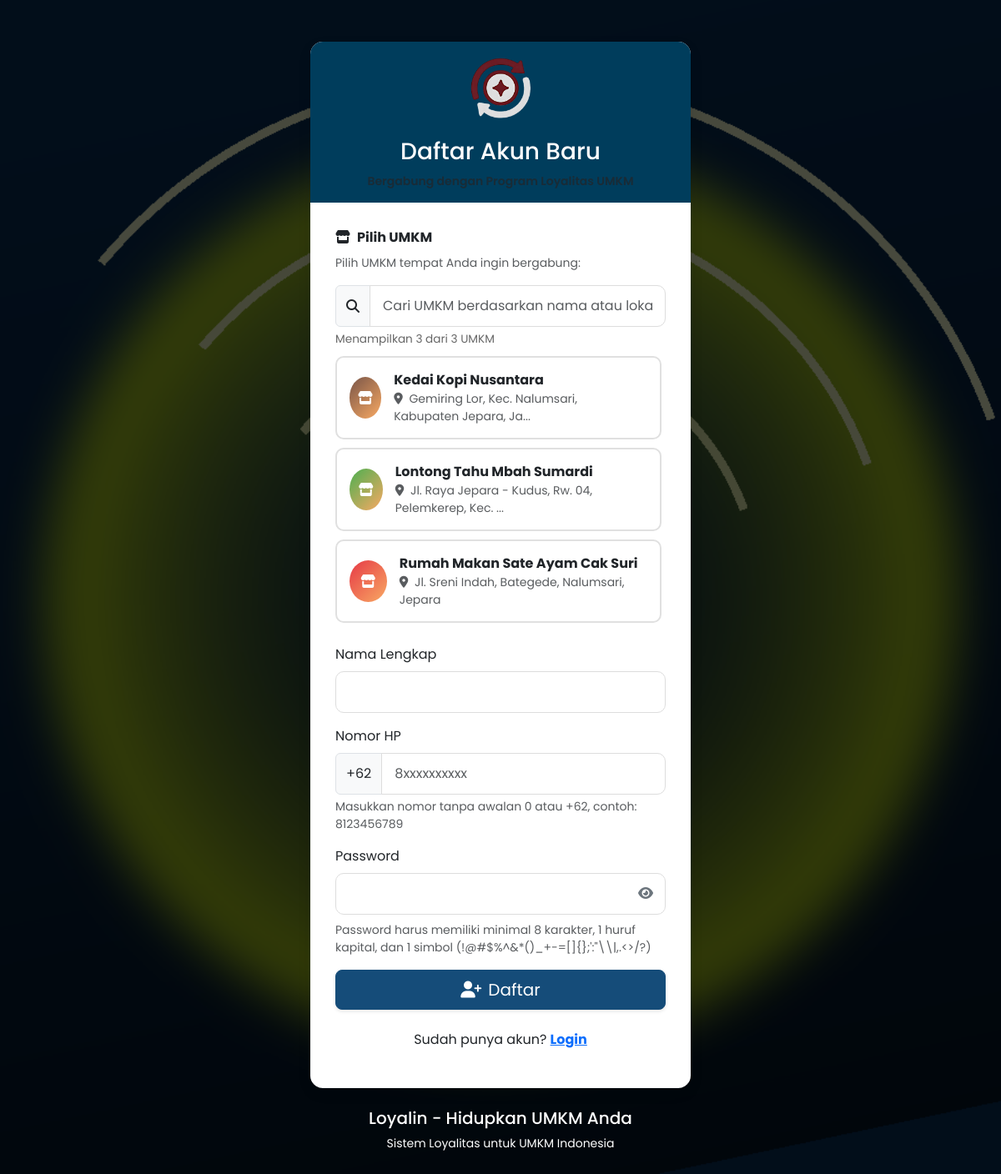
Screenshot of /old/register.php with the database file from the repository.
### tables this page shows
CREATE TABLE `businesses` (
  `id` int NOT NULL,
  `business_name` varchar(255) NOT NULL,
  `business_slug` varchar(255) NOT NULL,
  `owner_name` varchar(255) DEFAULT NULL,
  `phone` varchar(15) DEFAULT NULL,
  `email` varchar(255) DEFAULT NULL,
  `address` text,
  `logo_path` varchar(255) DEFAULT NULL,
  `points_ratio` int DEFAULT '10000',
  `primary_color` varchar(7) DEFAULT '#e63946',
  `secondary_color` varchar(7) DEFAULT '#f1faee',
  `accent_color` varchar(7) DEFAULT '#f8a963',
  `subscription_status` enum('active','suspended','cancelled') DEFAULT 'active',
  `subscription_start_date` date DEFAULT NULL,
  `subscription_end_date` date DEFAULT NULL,
  `monthly_fee` decimal(10,2) DEFAULT '50000.00',
  `status` enum('active','inactive') DEFAULT 'active',
  `created_at` timestamp NULL DEFAULT CURRENT_TIMESTAMP,
  `updated_at` timestamp NULL DEFAULT CURRENT_TIMESTAMP ON UPDATE CURRENT_TIMESTAMP
);

CREATE TABLE `settings` (
  `id` int NOT NULL,
  `business_id` int DEFAULT NULL,
  `setting_key` varchar(50) NOT NULL,
  `setting_value` text NOT NULL,
  `setting_description` text,
  `updated_at` timestamp NULL DEFAULT CURRENT_TIMESTAMP ON UPDATE CURRENT_TIMESTAMP
);

### config/db.php (called while the page is built, shortened)
<?php
function getAllActiveBusinesses($conn) {
    $query = "SELECT * FROM businesses WHERE status = 'active' AND subscription_status = 'active' ORDER BY business_name ASC";
    $result = $conn->query($query);
    $businesses = [];
    if ($result->num_rows > 0) {
        while ($row = $result->fetch_assoc()) {
            $businesses[] = $row;
        }
    }
    return $businesses;
}
function getSetting($conn, $key, $default = '', $businessId = null) {
    if ($businessId === null) {
        $query = "SELECT setting_value FROM settings WHERE setting_key = ? AND business_id IS NULL";
        $stmt = $conn->prepare($query);
        $stmt->bind_param("s", $key);
    } else {
        $query = "SELECT setting_value FROM settings WHERE setting_key = ? AND business_id = ?";
        $stmt = $conn->prepare($query);
        $stmt->bind_param("si", $key, $businessId);
    }
    $stmt->execute();
    $result = $stmt->get_result();
    if ($result->num_rows > 0) {
        $setting = $result->fetch_assoc();
        return $setting['setting_value'];
    }
    return $default;
}
?>

### old/register.php (the view, shortened to what this page needs)
<?php
require_once 'config/db.php';
$basePath = '';
$activeBusinesses = getAllActiveBusinesses($conn);
$name = '';
$phone = '';
$siteName = getSetting($conn, 'site_name', 'SuriCrypt Loyalty Platform');
?>
<!DOCTYPE html>
<html lang="id">
<head>
    <link href="https://cdn.jsdelivr.net/npm/bootstrap@5.3.0/dist/css/bootstrap.min.css" rel="stylesheet">
    <link rel="stylesheet" href="https://cdnjs.cloudflare.com/ajax/libs/font-awesome/6.4.0/css/all.min.css">
    <link rel="stylesheet" href="<?php echo isset($basePath) ? $basePath : ''; ?>assets/css/style.css">
</head>
<body>
    <div class="container register-container">
        <div class="card">
            <div class="card-header text-center">
                <div class="auth-logo">
                    <img src="assets/images/logo-sate.png" alt="Logo">
                </div>
                <h3>Daftar Akun Baru</h3>
                <p class="text-muted small mb-0">Bergabung dengan Program Loyalitas UMKM</p>
            </div>
            <div class="card-body auth-form">
                <?php if(count($activeBusinesses) > 0): ?>
                <form method="POST" action="<?php echo htmlspecialchars($_SERVER["PHP_SELF"]); ?>"
                    onsubmit="return validateRegistrationForm()">
                    <div class="mb-3">
                        <label class="form-label fw-bold">
                            <i class="fas fa-store me-2"></i>Pilih UMKM
                        </label>
                        <p class="text-muted small">Pilih UMKM tempat Anda ingin bergabung:</p>
                        <div class="business-search-box">
                            <div class="input-group">
                                <span class="input-group-text"><i class="fas fa-search"></i></span>
                                <input type="text" class="form-control" id="businessSearch"
                                    placeholder="Cari UMKM berdasarkan nama atau lokasi...">
                            </div>
                            <div class="business-counter">
                                Menampilkan <span id="visibleCount"><?php echo count($activeBusinesses); ?></span>
                                dari <span id="totalCount"><?php echo count($activeBusinesses); ?></span> UMKM
                            </div>
                        </div>
                        <div class="business-list-container" id="businessList">
                            <?php foreach($activeBusinesses as $business): ?>
                            <div class="business-select-card"
                                data-business-name="<?php echo strtolower($business['business_name']); ?>"
                                data-business-address="<?php echo strtolower($business['address']); ?>">
                                <label class="business-select-label" for="business_<?php echo $business['id']; ?>">
                                    <div class="d-flex align-items-center">
                                        <?php if($business['logo_path'] && file_exists($business['logo_path'])): ?>
                                        <img src="<?php echo $business['logo_path']; ?>" alt="Logo"
                                            style="width: 50px; height: 50px; object-fit: cover; border-radius: 50%; margin-right: 15px;">
                                        <?php else: ?>
                                        <div style="width: 50px; height: 50px; border-radius: 50%; margin-right: 15px;
                                                background: linear-gradient(135deg, <?php echo $business['primary_color']; ?>, <?php echo $business['accent_color']; ?>);
                                                display: flex; align-items: center; justify-content: center;">
                                            <i class="fas fa-store text-white"></i>
                                        </div>
                                        <?php endif; ?>
                                        <div class="flex-grow-1">
                                            <div class="fw-bold">
                                                <?php echo htmlspecialchars($business['business_name']); ?></div>
                                            <div class="text-muted small">
                                                <i class="fas fa-map-marker-alt me-1"></i>
                                                <?php echo htmlspecialchars(substr($business['address'], 0, 50)); ?><?php echo strlen($business['address']) > 50 ? '...' : ''; ?>
                                            </div>
                                        </div>
                                    </div>
                                </label>
                            </div>
                            <?php endforeach; ?>
                        </div>
                    </div>
                    <div class="mb-3">
                        <label for="name" class="form-label">Nama Lengkap</label>
                        <input type="text" class="form-control" id="name" name="name"
                            value="<?php echo htmlspecialchars($name); ?>" required>
                    </div>
                    <div class="mb-3">
                        <label for="phone" class="form-label">Nomor HP</label>
                        <div class="input-group">
                            <span class="input-group-text">+62</span>
                            <input type="text" class="form-control" id="phone" name="phone" placeholder="8xxxxxxxxxx"
                                value="<?php echo htmlspecialchars(str_replace('62', '', $phone)); ?>" required
                                onkeyup="formatPhoneNumberInput(this)">
                        </div>
                        <div class="form-text">Masukkan nomor tanpa awalan 0 atau +62, contoh: 8123456789</div>
                    </div>
                    <div class="mb-3">
                        <label for="password" class="form-label">Password</label>
                        <div class="password-container">
                            <input type="password" class="form-control" id="password" name="password" required>
                            <span class="password-toggle" onclick="togglePassword('password')">
                                <i class="fas fa-eye"></i>
                            </span>
                        </div>
                        <div class="form-text">
                            Password harus memiliki minimal 8 karakter, 1 huruf kapital, dan 1 simbol
                            (!@#$%^&*()_+-=[]{};':"\\|,.<>/?)
                        </div>
                    </div>
                    <div class="d-grid gap-2 mb-4">
                        <button type="submit" class="btn btn-primary btn-lg">
                            <i class="fas fa-user-plus me-2"></i>Daftar
                        </button>
                    </div>
                </form>
                <?php endif; ?>
                <div class="text-center">
                    <p>Sudah punya akun? <a href="login.php" class="text-primary fw-bold">Login</a></p>
                </div>
            </div>
        </div>
        <div class="text-center mt-4 text-white">
            <h5><?php echo $siteName; ?></h5>
            <p class="small">Sistem Loyalitas untuk UMKM Indonesia</p>
        </div>
    </div>
</body>
</html>

### assets/css/style.css (style rules this page uses)
:root { --primary-color: #154c79; --secondary-color: #f8f9fa; --accent-color: #c5d900; --dark-color: #003d5c; --light-color: #e8f4f8; --success-color: #c5d900; --warning-color: #ff9800; --danger-color: #dc3545; }
body { font-family: "Poppins", sans-serif; background-color: #f8f9fa; color: #333; }
.btn-primary { background-color: var(--primary-color); border-color: var(--primary-color); box-shadow: 0 2px 4px rgba(0, 0, 0, 0.1); transition: all 0.3s ease; }
.card { border-radius: 15px; overflow: hidden; box-shadow: 0 6px 15px rgba(0, 0, 0, 0.1); margin-bottom: 20px; border: none; transition: all 0.3s ease; }
.card-header { background-color: var(--dark-color); color: white; font-weight: 600; padding: 15px 20px; border-bottom: none; }
.login-container, .register-container { max-width: 480px; margin: 50px auto; position: relative; z-index: 10; }
.auth-form { padding: 30px; }
.auth-logo { text-align: center; margin-bottom: 20px; }
.auth-logo img { height: 80px; }
.form-control { border-radius: 10px; padding: 12px 15px; border: 1px solid #ddd; transition: all 0.3s ease; }
.password-container { position: relative; }
.password-container .password-toggle { position: absolute; top: 50%; right: 15px; transform: translateY(-50%); cursor: pointer; color: #6c757d; transition: color 0.3s ease; }

### old/register.php (style rules this page uses)
.business-select-card { border: 2px solid #e0e0e0; border-radius: 10px; padding: 15px; margin-bottom: 10px; cursor: pointer; transition: all 0.3s ease; background: white; }
.business-select-label { margin: 0; cursor: pointer; width: 100%; }
.business-list-container { max-height: 400px; overflow-y: auto; padding-right: 5px; margin-bottom: 15px; }
.business-search-box { position: sticky; top: 0; background: white; z-index: 10; padding-bottom: 10px; }
.business-counter { font-size: 0.85rem; color: #666; margin-top: 5px; }

### rows the page displays
businesses: business_name "Kedai Kopi Nusantara", address "Gemiring Lor, Kec. Nalumsari, Kabupaten Jepara, Ja"
businesses: business_name "Lontong Tahu Mbah Sumardi", address "Jl. Raya Jepara - Kudus, Rw. 04, Pelemkerep, Kec."
businesses: business_name "Rumah Makan Sate Ayam Cak Suri", address "Jl. Sreni Indah, Bategede, Nalumsari, Jepara"
settings: setting_value "Loyalin - Hidupkan UMKM Anda"

### other values shown
count($activeBusinesses) "3"
